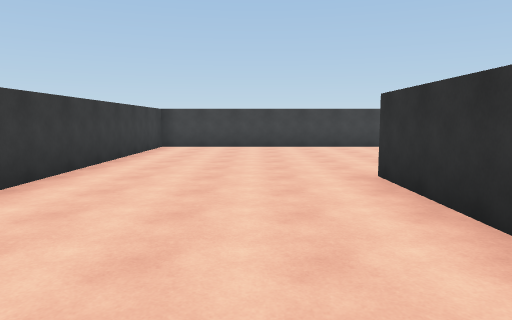
view 1 (above)

24 first-person views from a walk through a scene from a Unity 3-D project. The camera is 1.5 m above the floor, tilts 6° down and sees 70° across. The floor is counted in squares, 1.8 m on a side. Each view is taken from the middle of a square. On the plan, view 1 faces up. The plan holds only what a view shows up to about 12 squares ahead; the rest is blank. The place goes on beyond the plan. The player character is not drawn.

view 2
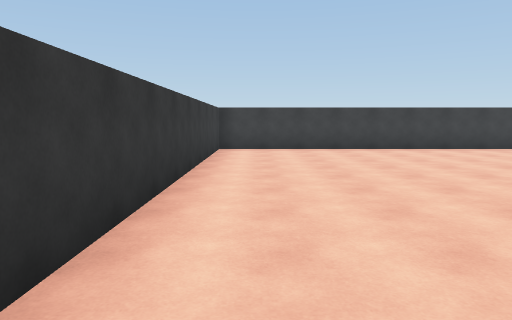

view 3
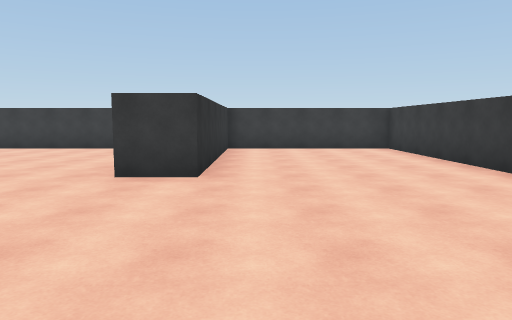

view 4
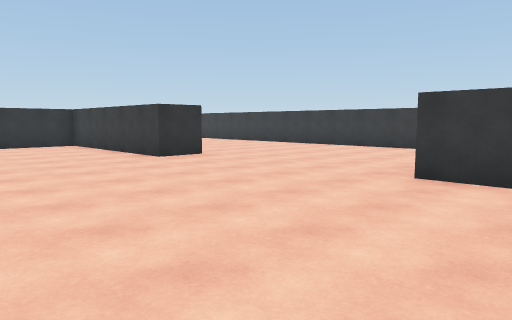

view 5
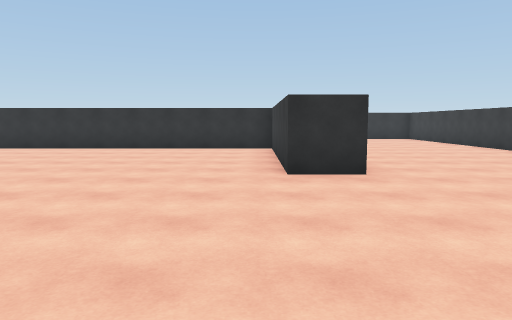

view 6
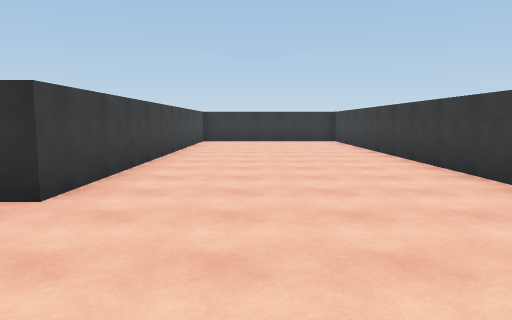

view 7
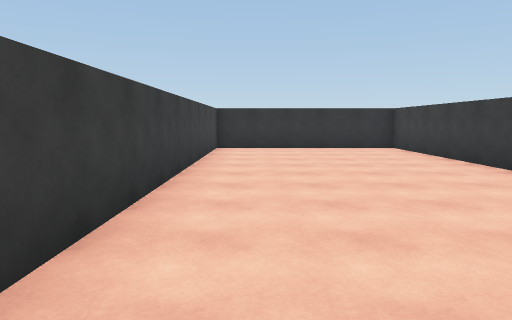

view 8
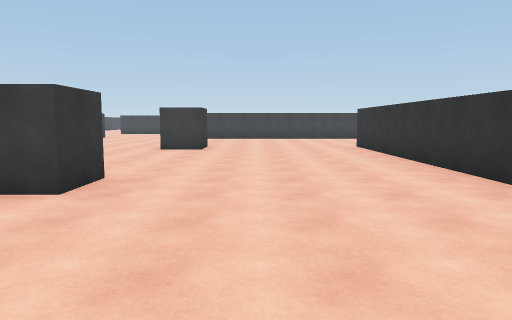

view 9
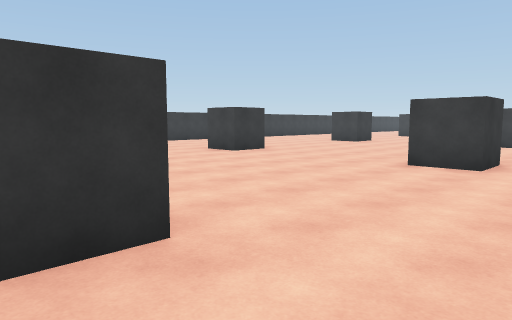

view 10
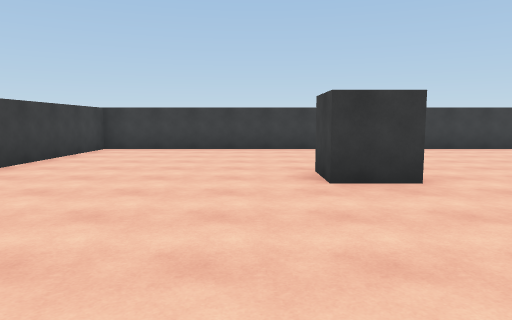

view 11
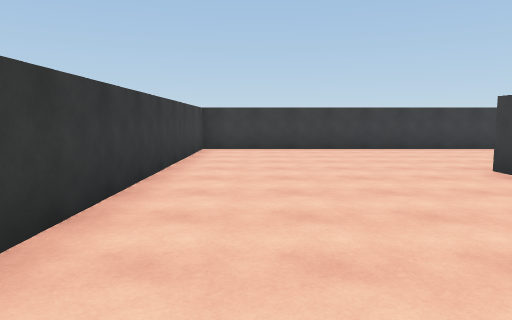

view 12
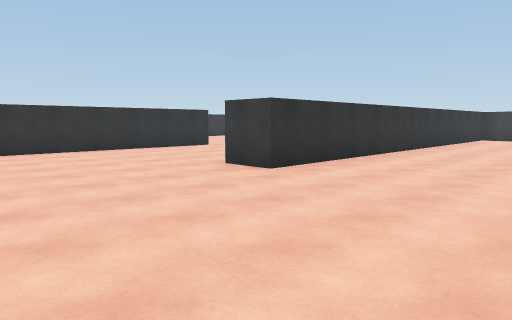

view 13
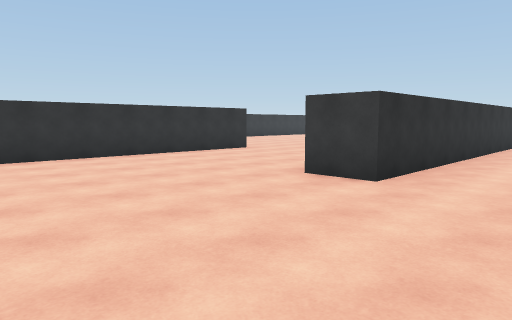

view 14
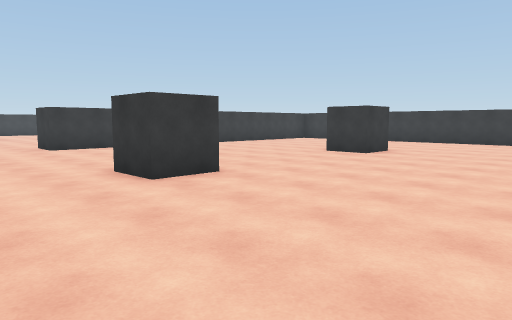

view 15
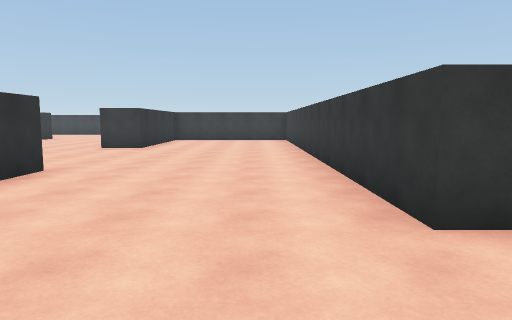

view 16
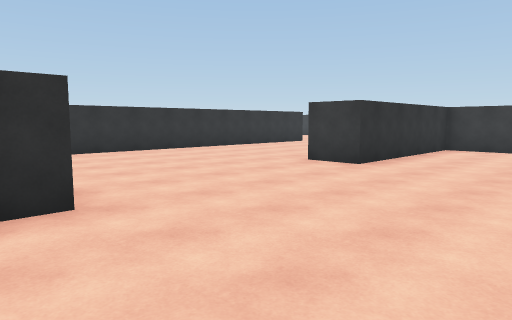

view 17
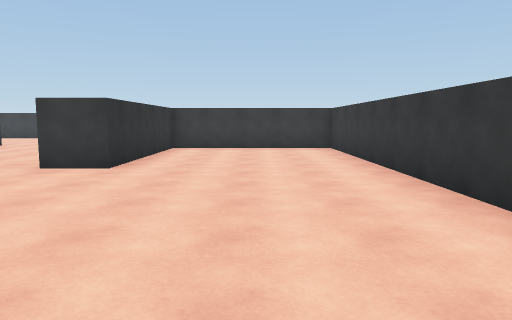

view 18
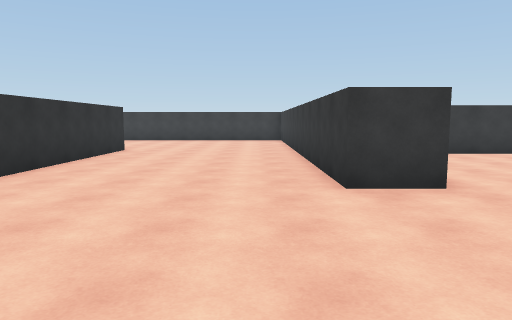

view 19
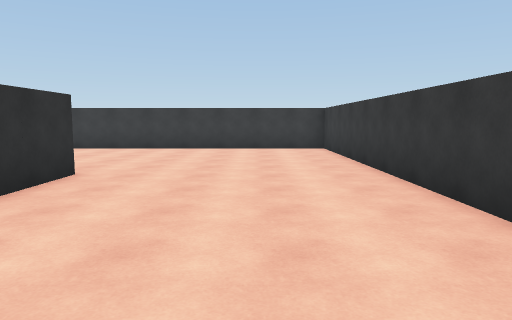

view 20
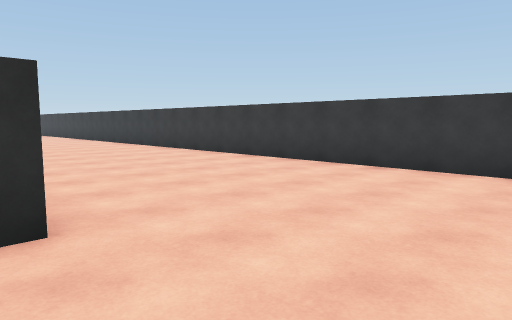

view 21
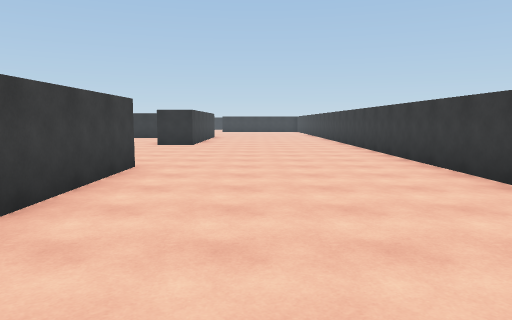

view 22
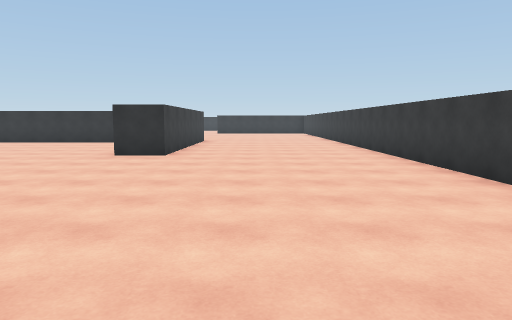

view 23
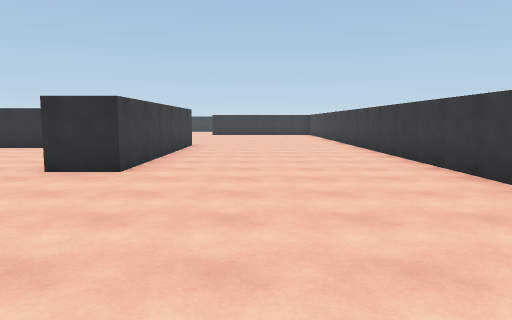

view 24
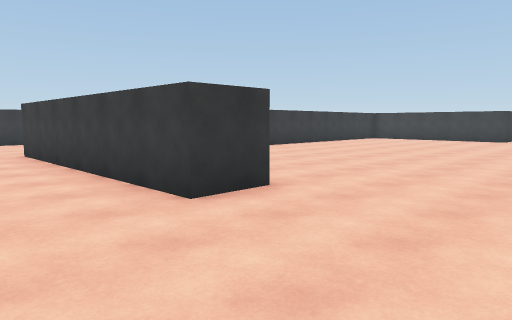

### Floor plan
Points are (right, up) in squares from view 1. A wall is a line through its corners. A room is listed if a view was taken in it or the views show most of it. See-through windows are left out.
Room 1 (views 1, 2, 3, 4, 5, 6, 7, 8, 9, 10, 11, 12, 13, 14, 15, 16, 17, 18, 19, 20, 21, 22, 23, 24)
walls: (20.6, 16.8) (20.6, 23.5); (33.8, 6.5) (33.8, 5.2) (26.9, 5.2) (26.9, 14.9); (8.1, 20.2) (9.4, 20.2) (9.4, 19) (8.1, 19); (5.9, 12.1) (-3.1, 12.1) (-3.1, -0.4) (1.9, -0.4) (1.9, 5.6) (3.1, 5.6); (1.8, 20.2) (3.1, 20.2) (3.1, 19) (1.9, 19); (5.4, -0.4) (20.6, -0.4) (20.6, 5.2) (8.7, 5.2) (8.7, 6.5) (14.4, 6.5) (14.4, 20.2) (15.6, 20.2) (15.6, 6.5) (20.6, 6.5) (20.6, 11.5) (21.9, 11.5) (21.9, -0.4) (44.5, -0.4); (44.5, 5.2) (40, 5.2) (40, 6.5); (-3.1, 25.5) (-3.1, 13.4) (8.8, 13.4) (8.8, 12.1) (8, 12.1)

Where each view was taken, in squares from view 1:
view 1: 0 up, 0 right, facing up
view 2: 1 up, 2 left, facing up
view 3: 11 up, 1 right, facing down
view 4: 11 up, 1 right, facing down-right
view 5: 7 up, 3 right, facing right
view 6: 3 up, 5 right, facing right
view 7: 4 up, 9 right, facing right
view 8: 8 up, 11 right, facing up
view 9: 12 up, 11 right, facing up-left
view 10: 18 up, 8 right, facing left
view 11: 15 up, 8 right, facing left
view 12: 25 up, 10 right, facing down-right
view 13: 25 up, 12 right, facing down-right
view 14: 25 up, 12 right, facing down-left
view 15: 23 up, 17 right, facing down
view 16: 18 up, 17 right, facing down-right
view 17: 18 up, 18 right, facing down
view 18: 16 up, 23 right, facing down
view 19: 11 up, 24 right, facing down
view 20: 6 up, 24 right, facing down-right
view 21: 3 up, 27 right, facing right
view 22: 3 up, 31 right, facing right
view 23: 3 up, 34 right, facing right
view 24: 3 up, 37 right, facing up-left
